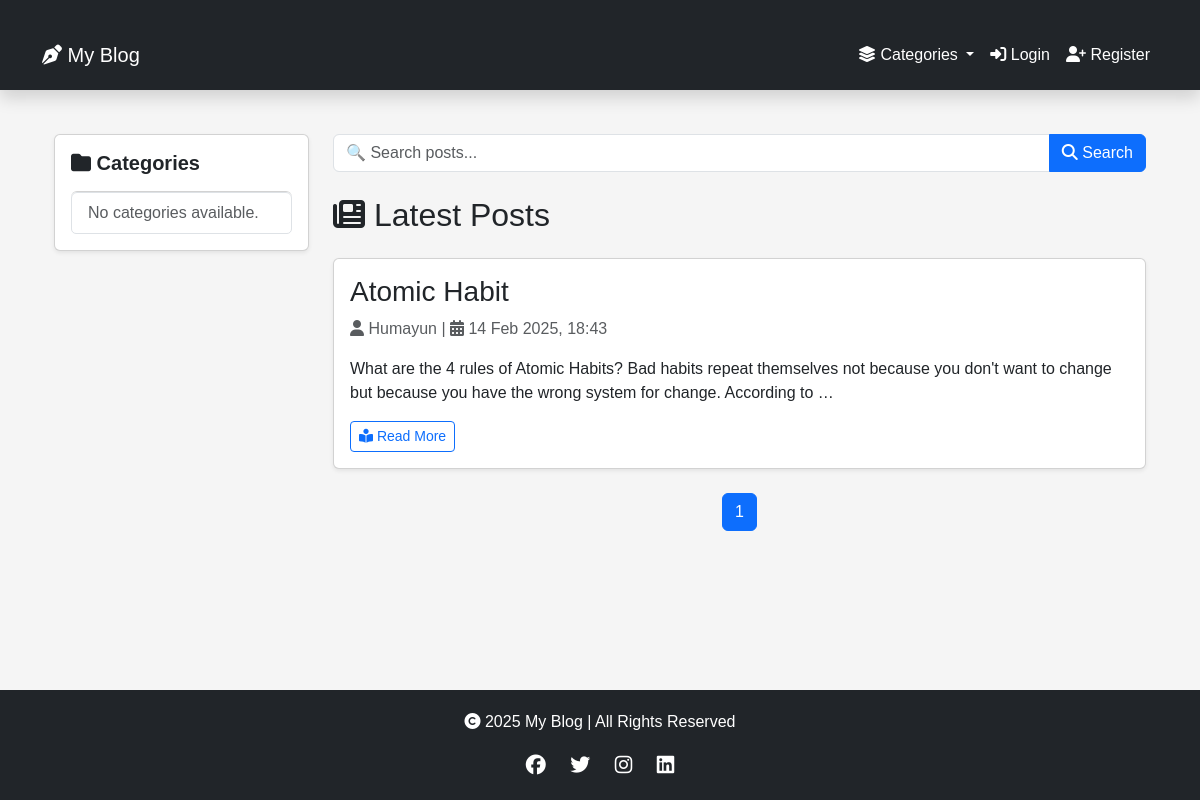
The app's page /, older data.
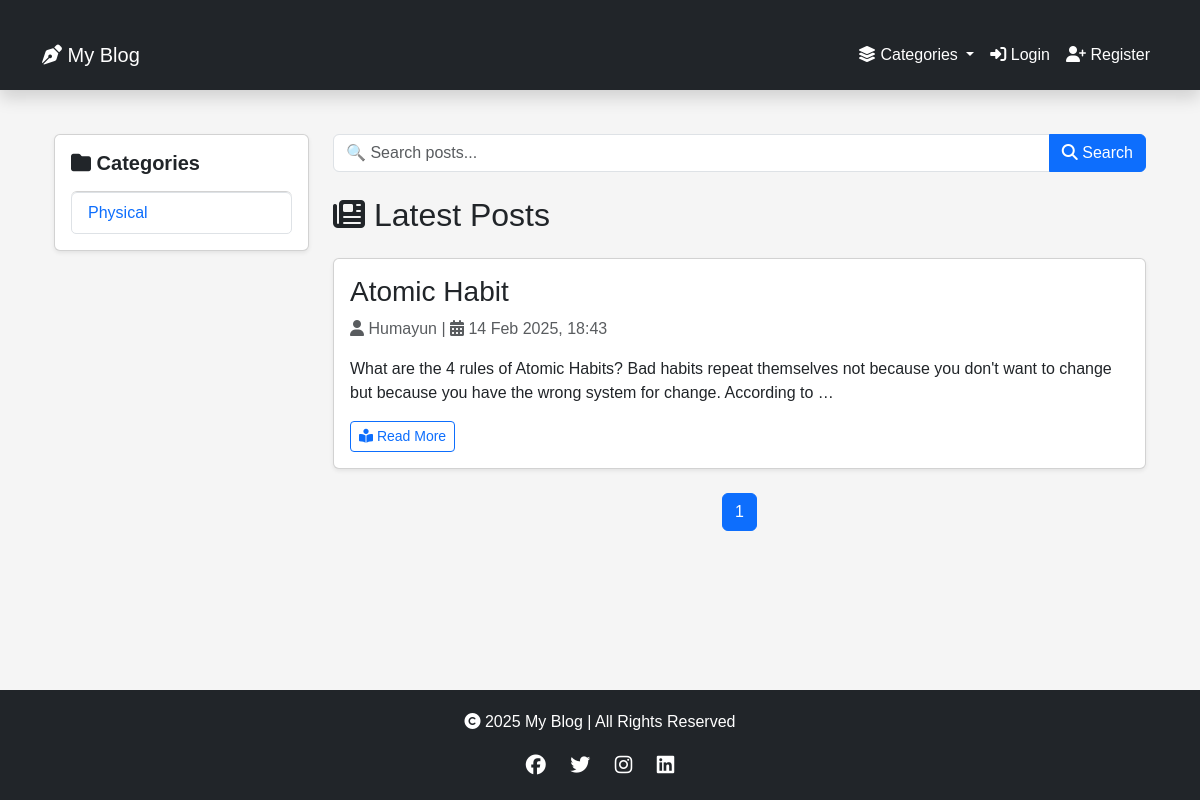
The same page, newer data.
### blog/models.py (models this page shows, shortened)
class Post(models.Model):
    title = models.CharField(max_length=200)
    slug = models.SlugField(unique=True, blank=True)
    content = models.TextField()
    image = models.ImageField(upload_to='post_images/', null=True, blank=True)
    user = models.ForeignKey(User, on_delete=models.CASCADE, related_name='posts')
    category = models.ForeignKey(Category, on_delete=models.SET_NULL, null=True, blank=True)
    created_at = models.DateTimeField(auto_now_add=True)
    updated_at = models.DateTimeField(auto_now=True)
    class Meta:
        ordering = ['-created_at']  # Newest posts first

class Category(models.Model):
    name = models.CharField(max_length=100, unique=True)

### blog/views.py (the view)
# urls.py: path('', views.post_list, name='post_list'),
def post_list(request):
    query = request.GET.get('q', '')
    posts = Post.objects.all().order_by('-created_at')
    if query:
        posts = posts.filter(title__icontains=query)  # 🔍 Search by title
    paginator = Paginator(posts, 5)
    page_number = request.GET.get('page')
    page_obj = paginator.get_page(page_number)
    return render(request, 'blog/post_list.html', {'page_obj': page_obj, 'query': query})

### blog/context_processors.py (called while the page is built)
def categories_processor(request):
    return {'categories': Category.objects.all()}

### blog/templates/blog/post_list.html (shortened to what this page needs)
{% extends 'base.html' %}
{% block content %}
<div class="container mt-4">
    <div class="row">
        <aside class="col-lg-3">
            <div class="card shadow-sm p-3">
                <h5 class="fw-bold mb-3"><i class="fas fa-folder"></i> Categories</h5>
                <ul class="list-group">
                    {% for category in categories %}
                    <li class="list-group-item">
                        <a href="{% url 'category_posts' category.id %}" class="text-decoration-none">{{ category.name }}</a>
                    </li>
                    {% empty %}
                    <li class="list-group-item text-muted">No categories available.</li>
                    {% endfor %}
                </ul>
            </div>
        </aside>
        <section class="col-lg-9">
            <form method="get" class="mb-4">
                <div class="input-group">
                    <input type="text" name="q" value="{{ query }}" class="form-control" placeholder="🔍 Search posts...">
                    <button type="submit" class="btn btn-primary"><i class="fas fa-search"></i> Search</button>
                </div>
            </form>
            <h2 class="mb-4"><i class="fas fa-newspaper"></i> Latest Posts</h2>
            {% for post in page_obj %}
            <div class="card mb-4 shadow-sm">
                <div class="card-body">
                    <h3 class="card-title">
                        <a href="{% url 'post_detail' post.slug %}" class="text-decoration-none text-dark">
                            {{ post.title }}
                        </a>
                    </h3>
                    <p class="text-muted">
                        <i class="fas fa-user"></i> {{ post.user.username }} |
                        <i class="fas fa-calendar-alt"></i> {{ post.created_at|date:"d M Y, H:i" }}
                    </p>
                    <p>{{ post.content|truncatewords:30 }}</p>
                    <div class="d-flex justify-content-between">
                        <a href="{% url 'post_detail' post.slug %}" class="btn btn-outline-primary btn-sm">
                            <i class="fas fa-book-reader"></i> Read More
                        </a>
                    </div>
                </div>
            </div>
            {% empty %}
            <p class="alert alert-info">No posts found.</p>
            {% endfor %}
            <nav aria-label="Page navigation">
                <ul class="pagination justify-content-center">
                    {% for num in page_obj.paginator.page_range %}
                    <li class="page-item {% if page_obj.number == num %}active{% endif %}">
                        <a class="page-link" href="?page={{ num }}{% if query %}&q={{ query }}{% endif %}">
                            {{ num }}
                        </a>
                    </li>
                    {% endfor %}
                </ul>
            </nav>
        </section>
    </div>
</div>
{% endblock %}

Row changes from the older to the newer data that the page shows:
added Category: name "Physical"
Text that changed along with them:
text no longer shown: "No categories available."
